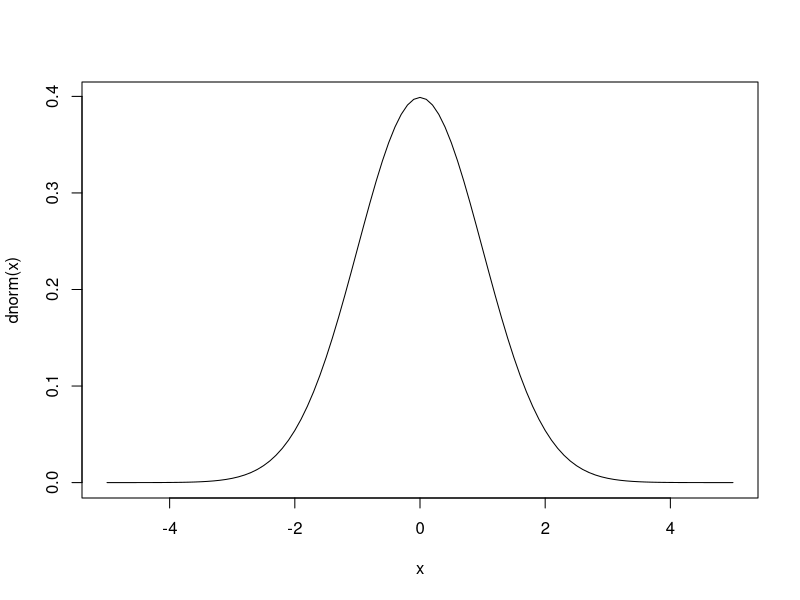
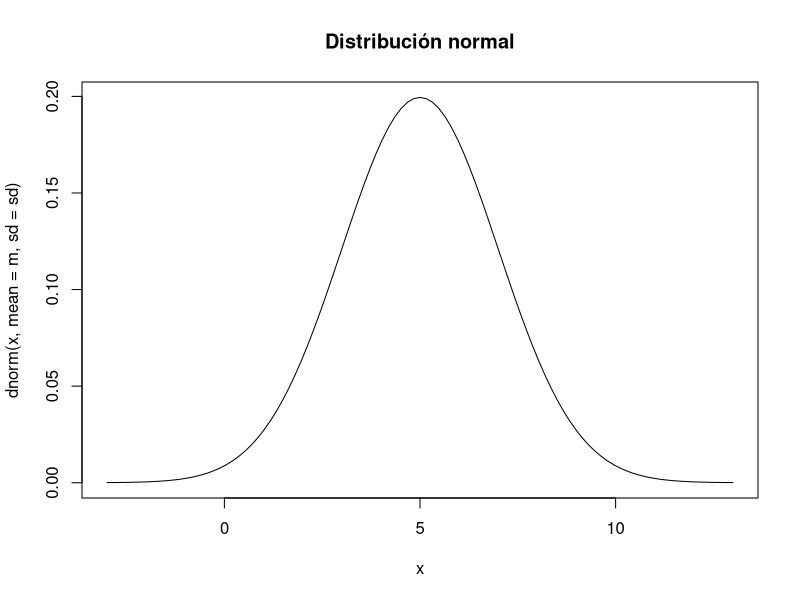
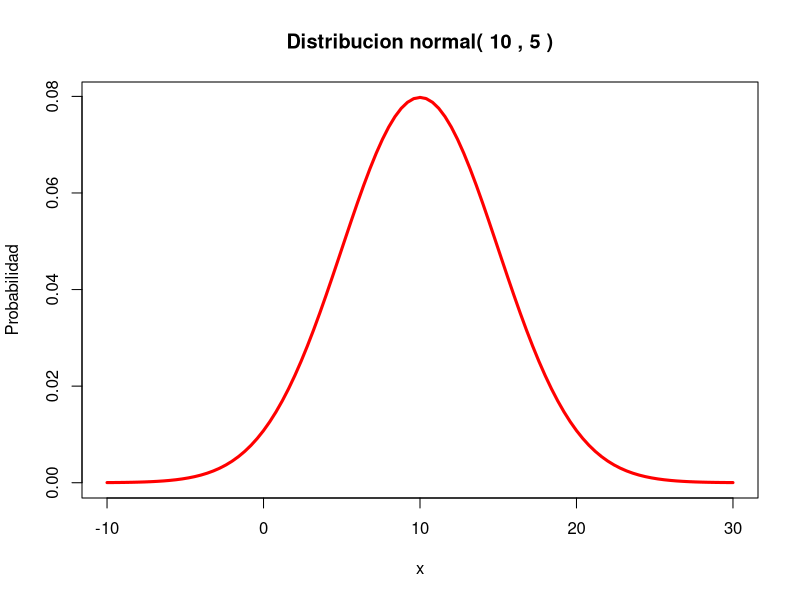

The R source for these figures, in order:
## ---- chunk 1
#distribución normal con media = 0 y desviacion estandar = 1
curve(dnorm(x),from=-5,to =5)

## ---- chunk 2
#distribución normal con media m y desviacion estandar sd(se pueden reemplazar los valores)

m<- 5
sd <- 2
# el dominio esta a 4 desviaciones de la media ya que casi todas las observaciones estaran allí

curve(dnorm(x,mean= m , sd = sd),from = m-4*sd, to= m+4*sd,
      main="Distribución normal")
## ---- chunk 3
m <- 10
sd <- 5

curve(dnorm(x,mean= m , sd = sd),from = m-4*sd, to= m+4*sd,
      main=paste("Distribucion normal(",m,",",sd,")"  ),
      ylab="Probabilidad",col="red",lwd=3 )
